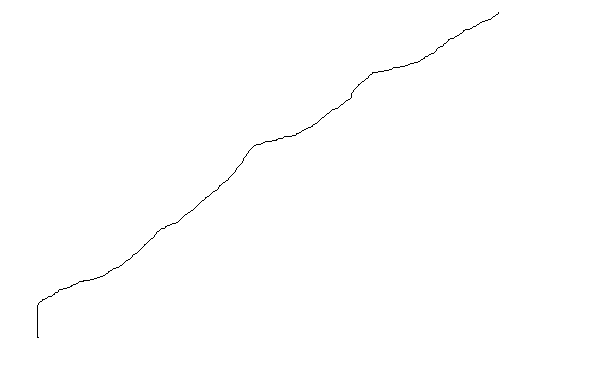
#> input picture TP4.png, 607 x 366 px
$ python TP4_Recta.py
#> lines starting #> are read from the running program, lines starting #| are printed output that depends on the picture; after the words box and inside, x2 and y2 are one past the last pixel; in counts of white or black regions, pixels touching at a corner belong together
import cv2
import numpy as npy

'''
Nota importante:

La libreria openCV (cv2) contiene distintos metodos, entre ellos el de Hough, para estimar patrones.
Este prototipo utiliza la librería solamente en los siguientes casos:
    - Generar la matriz con los pixeles de la imagen a tratar
    - Generar imagen con la original y los patrones superpuestos
'''

'''
Primer Paso - Generar Matriz de imagen
Este método simplifica la imagen y sus colores.
El objetivo es que el algoritmo trabaje sobre las coordenadas que pretendemos analizar y buscar patrones.
Asimismo, la matriz nos provee de las dimensiones y los parámetros para dibujar nuestro objeto en el eje de coordenadas.
'''
imagenInput = cv2.imread('TP4.png')
#> imagenInput is the input picture: shape (366, 607, 3); 99.8% white; black in thin lines or dots, all inside (x1, y1, x2, y2) = (37, 12, 499, 338)

# Declarar variables con las dimensiones
dimY = imagenInput.shape[0]
#> dimY = 366
dimX = imagenInput.shape[1]
#> dimX = 607

# Con las dimensiones determinamos la diagonal
distanciaMax = int(npy.round(npy.sqrt(dimX ** 2 + dimY ** 2)))
#> distanciaMax = 709

'''
Segundo paso - Generar Modelo Paramétrico
Aquí generamos un array que determinará las dimensiones del acumulador
'''
arrayThetas = npy.deg2rad(npy.arange(-90, 90))

# Range of radius
rangoRadios = npy.linspace(-distanciaMax, distanciaMax, 2 * distanciaMax)
#> rangoRadios = 1418 values from -709 to 709
# instanciamos el acumulador para calcular las votaciones
acumulador = npy.zeros((2 * distanciaMax, len(arrayThetas)))


'''
Tercer paso - Recorrer cada coordenada de nuestro espacio representado en una matriz
Se itera cada coordenada de color negro (RGB [0,0,0]).
Cada punto genera la funcion paramétrica en el espacio de Hough.
Las celdas que visita dicha función incrementan el acumulador en 1.
'''
for y in range(dimY):       # eje Y
    for x in range(dimX):   # eje X

        # Se verifican los puntos NEGROS
        temp = imagenInput[y, x]

        if temp.sum() == 0:     # la suma de los colores igual a 0

            # Se recorre cada celda de la discretizacion del espacio de Hough
            for k in range(len(arrayThetas)):

                # Se calcula a d (la distancia entre el origen y la curva) como la función con theta (el angulo)
                d = x * npy.cos(arrayThetas[k]) + y * npy.sin(arrayThetas[k])

                # Se actualiza el acumulador, es el que contiene la votación
                acumulador[int(d) + distanciaMax, k] += 1
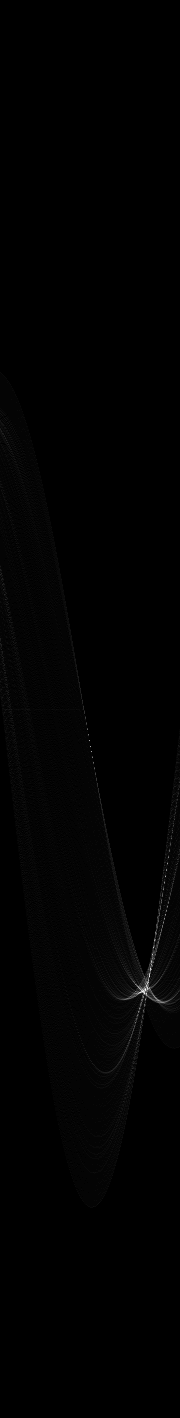
#> acumulador: shape (1418, 180) float64; min 0, max 52, mean 0.4; drawn with min black and max white

'''
Cuarto Paso - En el espacio de Hough encontrar la celda mas votada

Esto nos permite despejar los parametros para trazar la recta
'''
# Se busca la celda con mas votos en el acumulador
idx = npy.argmax(acumulador)
#> idx = 178165
rho = rangoRadios[int(idx / acumulador.shape[1])]
#> rho = 280.7
theta = arrayThetas[idx % acumulador.shape[1]]
#> theta = 0.96

# funcion mediante, encontraremos dos puntos para incluirlos en el procedimiento cv2.line
a = npy.cos(theta)
#> a = 0.574
b = npy.sin(theta)
#> b = 0.819
x0 = a * rho
#> x0 = 161
y0 = b * rho
#> y0 = 229.9

x1 = int(x0 + 1000 * -b)
#> x1 = -658
y1 = int(y0 + 1000 * a)
#> y1 = 803

x2 = int(x0 - 1000 * -b)
#> x2 = 980
y2 = int(y0 - 1000 * a)
#> y2 = -343

cv2.line(imagenInput, (x1, y1), (x2, y2), (0, 0, 255), 2)
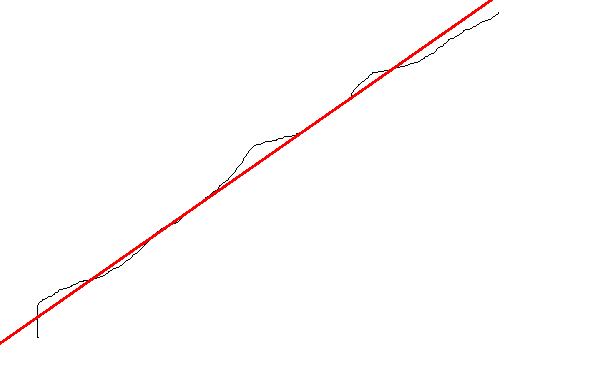
#> imagenInput: shape (366, 607, 3); 0.77% of pixels changed, all inside (x1, y1, x2, y2) = (0, 0, 493, 345)

cv2.imwrite('TP4_Salida.jpg', imagenInput)

$ run again, with temp.png copied over TP4.png
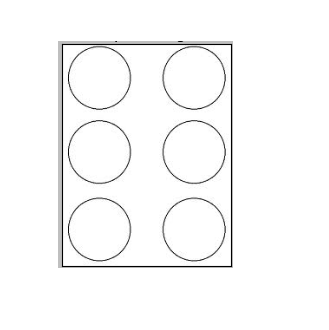
#> input picture temp.png, 329 x 330 px
#> imagenInput is the input picture: shape (330, 329, 3); min 0, max 255, mean 249.2
#> after the loop `for y in range(dimY):`:
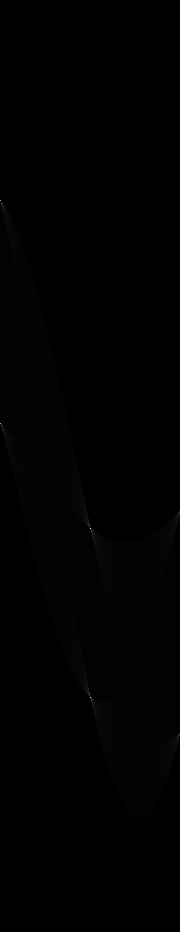
#> acumulador: shape (932, 180) float64; min 0, max 223, mean 0.8
#> idx = 95130
#> rho = 62.57
#> theta = 0
#> a = 1
#> b = 0
#> x0 = 62.57
#> y0 = 0
#> x1 = 62
#> y1 = 1000
#> x2 = 62
#> y2 = -1000
#> `cv2.line(imagenInput, (x1, y1), (x2, y2), (0, 0, 255), 2)`:
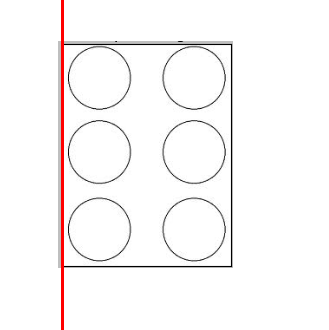
#> imagenInput: shape (330, 329, 3); 0.91% of pixels changed, all inside (x1, y1, x2, y2) = (61, 0, 64, 330)
